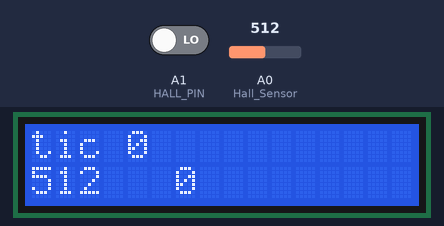
The sketch below on a simulated Arduino Uno, built with avr-gcc and run on an emulated ATmega328P. Shown: 16×2 character LCD. Inputs (shaded band) come from the test bench; at power-on: A0 (Hall_Sensor) = 512, A1 (HALL_PIN) LOW.

Above: at 1.2 s.
1.3 s: A0 (Hall_Sensor) set to 716
At 1.9 s:
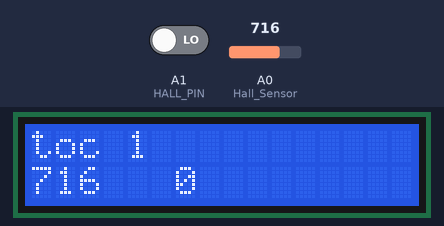
3.0 s: A1 (HALL_PIN) driven HIGH
At 3.4 s:
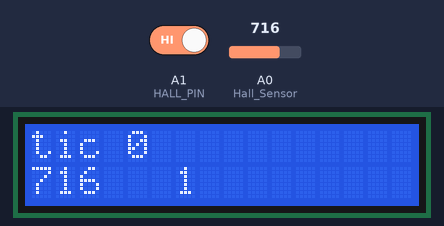
4.5 s: A0 (Hall_Sensor) set to 900
At 4.9 s:
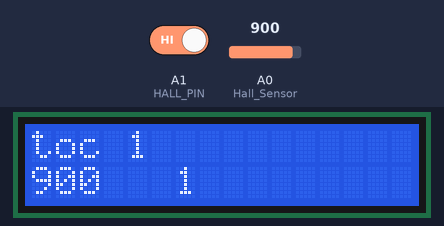
6.0 s: A1 (HALL_PIN) driven LOW
At 6.4 s:
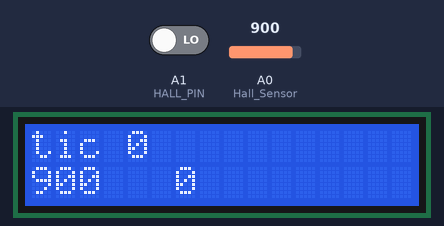
7.5 s: A0 (Hall_Sensor) set to 1023
At 8.0 s:
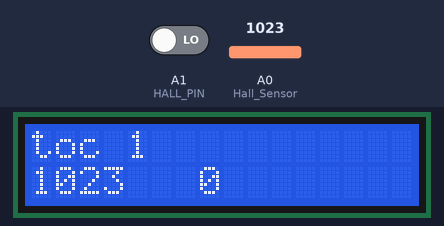
Timing chart, 0 to 10.1 s (numbered marks = the images above; inputs shaded):
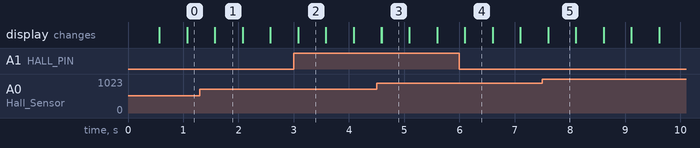

Measured:
- after the input at 1.3 s, the display: first changes after 0.27 s (image 1 shows a later state)
- after the input at 3.0 s, the display: first changes after 0.08 s (image 2 shows a later state)
- after the input at 4.5 s, the display: first changes after 0.09 s (image 3 shows a later state)
- after the input at 6.0 s, the display: first changes after 0.10 s (image 4 shows a later state)
- after the input at 7.5 s, the display: first changes after 0.10 s (image 5 shows a later state)
- what the display in image 1 shows lasts 0.5 s, from 1.6 s to 2.1 s

The sketch:

Nano_lcd_ja_hall-anturi.ino
```cpp
#include <LiquidCrystal.h>

#define Hall_Sensor A0          //A0 used with analog output, D2 with digital output
#define HALL_PIN A1 //Hall-anturin luku

LiquidCrystal lcd(12, 11, 5, 4, 3, 2);

const int switchPin = 6;
int switchState = 0;
int prevSwitchState = 0;
int reply;
int tictoc = 0;

//Hall anturin asetukset

int Val1=0,Val2=0;             //Here you can store both values, the Val2 can be boolean


void setup() {
  // put your setup code here, to run once:
  lcd.begin(16, 2);
  pinMode(switchPin, INPUT);
  lcd.print("Hei vaan");
  //lcd.setCursor(0,1);
  //lcd.print("Rivi 2.  123");

  pinMode(HALL_PIN,INPUT);


}

void loop() {
  // put your main code here, to run repeatedly:
  if (tictoc == 0) {
    tictoc = 1;
    lcd.setCursor(0,0);
    lcd.print("tic 0    ");
    }
  else {
    tictoc = 0;
    lcd.setCursor(0,0);
    lcd.print("toc 1    ");
    }
  delay(500);

    //Hall-anturi
    lcd.setCursor(0,1);

   Val1=analogRead(Hall_Sensor);            //We read both values and display them raw on the serial monitor
   lcd.print(Val1);
   Val2=digitalRead(HALL_PIN);
   lcd.print("   ");
   lcd.print(Val2);


}
```
